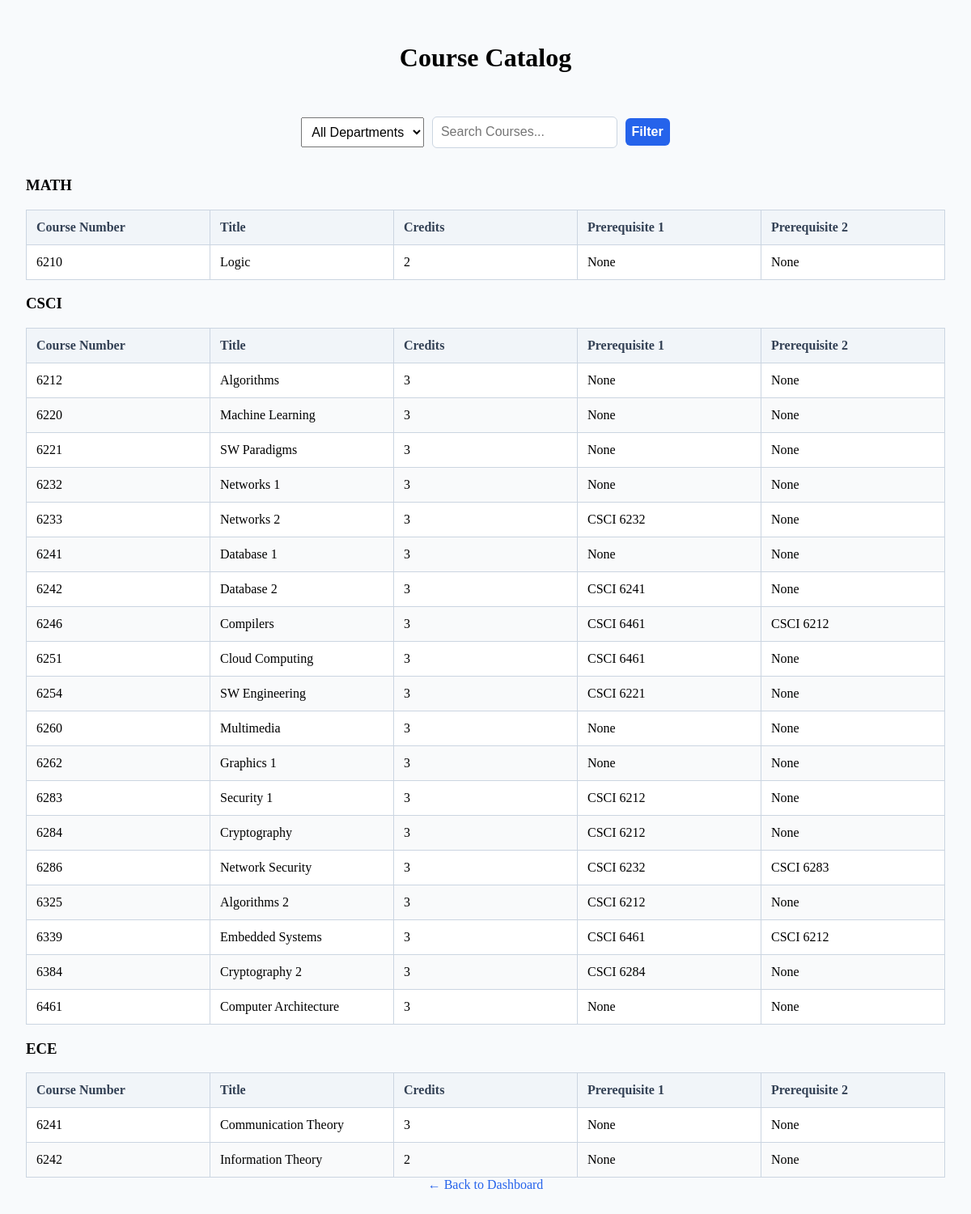
/catalog, run on the app's committed database.
### tables this page shows
CREATE TABLE course (
    course_id INT PRIMARY KEY,
    dept VARCHAR(10),
    course_num VARCHAR(10),
    title VARCHAR(100),
    credits INT,
    instructor_id INT,
    FOREIGN KEY (instructor_id) REFERENCES faculty(UID)
);

### main.py (the view, shortened to what this page needs)
@app.route('/catalog', methods=['GET', 'POST'])
def catalog():
    conn = get_db_connection()
    departments = conn.execute('SELECT DISTINCT dept FROM course ORDER BY dept').fetchall()
    selected_dept = ''
    search_term = ''
    query = '''
        SELECT c.course_id, c.dept, c.course_num, c.title, c.credits,
               p1.dept AS prereq1_dept, p1.course_num AS prereq1_num,
               p2.dept AS prereq2_dept, p2.course_num AS prereq2_num
        FROM course c
        LEFT JOIN course_prerequisite cp1 ON c.course_id = cp1.course_id
        LEFT JOIN course p1 ON cp1.prereq_id = p1.course_id
        LEFT JOIN course_prerequisite cp2 ON c.course_id = cp2.course_id AND cp2.prereq_id != cp1.prereq_id
        LEFT JOIN course p2 ON cp2.prereq_id = p2.course_id
    '''
    filters = []
    params = []
    if filters:
        query += ' WHERE ' + ' AND '.join(filters)
    query += ' GROUP BY c.course_id ORDER BY c.course_num'
    courses = conn.execute(query, params).fetchall()
    conn.close()
    catalog_data = {}
    for course in courses:
        dept = course['dept']
        if dept not in catalog_data:
            catalog_data[dept] = []
        prereq1 = f"{course['prereq1_dept']} {course['prereq1_num']}" if course['prereq1_dept'] else "None"
        prereq2 = f"{course['prereq2_dept']} {course['prereq2_num']}" if course['prereq2_dept'] else "None"
        catalog_data[dept].append({
            'number': course['course_num'],
            'title': course['title'],
            'credits': course['credits'],
            'prereq1': prereq1,
            'prereq2': prereq2
        })
    return render_template('catalog.html', catalog=catalog_data, departments=departments, selected_dept=selected_dept, search_term=search_term)

### main.py (called while the page is built)
def get_db_connection():
    conn = sqlite3.connect('myDatabase.db')
    conn.row_factory = sqlite3.Row
    return conn

### templates/catalog.html (shortened to what this page needs)
<!DOCTYPE html>
<html>
<head>
    <link rel="stylesheet" href="{{ url_for('static', filename='admin_view.css') }}">
</head>
<body>
    <h1>Course Catalog</h1>
    <form method="POST" action="{{ url_for('catalog') }}">
        <div class="filter-bar">
          <select name="department">
            <option value="">All Departments</option>
          </select>
          <input type="text" id="searchInput" onkeyup="filterTable()" placeholder="Search Courses..." value="{{ search_term or '' }}">
          <button type="submit">Filter</button>
        </div>
      </form>
    {% if catalog %}
        {% for dept, courses in catalog.items() %}
        <div class="catalog-section">
            <h3>{{ dept }}</h3>
            <table>
                <tr>
                    <th>Course Number</th>
                    <th>Title</th>
                    <th>Credits</th>
                    <th>Prerequisite 1</th>
                    <th>Prerequisite 2</th>
                </tr>
            <tbody>
                {% for course in courses %}
                    <tr>
                        <td>{{ course.number }}</td>
                        <td>{{ course.title }}</td>
                        <td>{{ course.credits }}</td>
                        <td>{{ course.prereq1 }}</td>
                        <td>{{ course.prereq2 }}</td>
                    </tr>
                {% endfor %}
            </table>
        </div>
        {% endfor %}
    {% else %}
        <p>No courses found.</p>
    {% endif %}
    <a href="{{ url_for('stu_dashboard') }}" class="nav-button">← Back to Dashboard</a>
</body>
</html>

### static/admin_view.css (style rules this page uses)
body { font-family: 'Times New Roman', Times, serif; background-color: #f8fafc; margin: 0; padding: 2rem; display: flex; flex-direction: column; align-items: center; min-height: 100vh; }
table { width: 100%; border-collapse: collapse; margin-top: 1rem; background-color: white; border: 1px solid #cbd5e1; }
table th, table td { border: 1px solid #cbd5e1; padding: 0.75rem; text-align: left; }
table th { background-color: #f1f5f9; color: #334155; }
table { width: 100%; table-layout: fixed; border-collapse: collapse; }
th, td { padding: 8px; border: 1px solid #ccc; overflow-wrap: break-word; }
table tr:nth-child(even) { background-color: #f9fafb; }
a { color: #2563eb; text-decoration: none; font-weight: 500; }
form { display: flex; flex-direction: column; gap: 1rem; margin-top: 2rem; }
form input[type="text"] { padding: 0.6rem; border: 1px solid #cbd5e1; border-radius: 6px; font-size: 1rem; width: 100%; }
form button { background-color: #2563eb; color: white; border: none; padding: 0.75rem 1.25rem; border-radius: 6px; font-weight: 600; cursor: pointer; width: fit-content; }
.filter-bar { display: flex; gap: 10px; align-items: center; margin-bottom: 1rem; }
.filter-bar select, .filter-bar input, .filter-bar button { padding: 0.5rem; font-size: 1rem; }

### templates/catalog.html (style rules this page uses)
table { width: 100%; border-collapse: collapse; }
th, td { padding: 8px; text-align: left; border: 1px solid #ccc; }

### data on the page
course: dept "MATH", number "6210", title "Logic", credits "2", prereq1 "None", prereq2 "None"
course: dept "CSCI", number "6212", title "Algorithms", credits "3", prereq1 "None", prereq2 "None"
course: number "6220", title "Machine Learning", credits "3", prereq1 "None", prereq2 "None"
course: number "6221", title "SW Paradigms", credits "3", prereq1 "None", prereq2 "None"
course: number "6232", title "Networks 1", credits "3", prereq1 "None", prereq2 "None"
course: number "6233", title "Networks 2", credits "3", prereq1 "CSCI 6232", prereq2 "None"
course: number "6241", title "Database 1", credits "3", prereq1 "None", prereq2 "None"
course: number "6242", title "Database 2", credits "3", prereq1 "CSCI 6241", prereq2 "None"
course: number "6246", title "Compilers", credits "3", prereq1 "CSCI 6461", prereq2 "CSCI 6212"
course: number "6251", title "Cloud Computing", credits "3", prereq1 "CSCI 6461", prereq2 "None"
course: number "6254", title "SW Engineering", credits "3", prereq1 "CSCI 6221", prereq2 "None"
course: number "6260", title "Multimedia", credits "3", prereq1 "None", prereq2 "None"
course: number "6262", title "Graphics 1", credits "3", prereq1 "None", prereq2 "None"
course: number "6283", title "Security 1", credits "3", prereq1 "CSCI 6212", prereq2 "None"
course: number "6284", title "Cryptography", credits "3", prereq1 "CSCI 6212", prereq2 "None"
course: number "6286", title "Network Security", credits "3", prereq1 "CSCI 6232", prereq2 "CSCI 6283"
course: number "6325", title "Algorithms 2", credits "3", prereq1 "CSCI 6212", prereq2 "None"
course: number "6339", title "Embedded Systems", credits "3", prereq1 "CSCI 6461", prereq2 "CSCI 6212"
course: number "6384", title "Cryptography 2", credits "3", prereq1 "CSCI 6284", prereq2 "None"
course: number "6461", title "Computer Architecture", credits "3", prereq1 "None", prereq2 "None"
course: dept "ECE", number "6241", title "Communication Theory", credits "3", prereq1 "None", prereq2 "None"
course: number "6242", title "Information Theory", credits "2", prereq1 "None", prereq2 "None"
